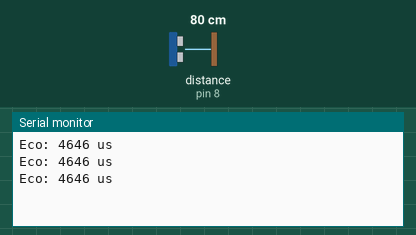
Simulated run of this sketch. Board: Arduino Uno, built with avr-gcc and run on an emulated ATmega328P. Parts: the last lines printed to the serial monitor. Wiring (inferred from the names in the program): ultrasonic range finder: trigger pin 7; echo pin 8. The inputs (shaded band) are chosen by the test bench; at power-on: distance to the obstacle (sensor on pin 8) 80 cm. The echo pulse lasts 58.3 µs per cm.

Above: at 1.3 s.
1.4 s: distance to the obstacle (sensor on pin 8) set to 2 cm
At 1.9 s:
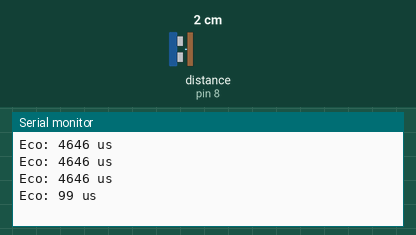
2.9 s: distance to the obstacle (sensor on pin 8) set to 4 cm
At 3.4 s:
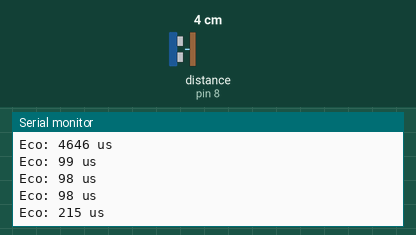
Timing chart, 0 to 5.9 s (numbered marks = the images above; inputs shaded):
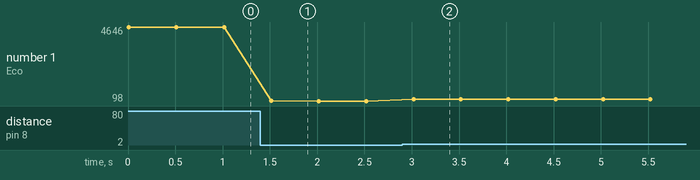

The sketch:

ultra-ejemplo.ino
```cpp
// GLOBALT Robotics · Lección 7: el eco del HC-SR04
// HC-SR04: VCC a 5 V, TRIG en D7, ECHO en D8, GND a GND.

const int TRIG = 7;
const int ECO = 8;

void setup() {
  Serial.begin(9600);
  pinMode(TRIG, OUTPUT);
  pinMode(ECO, INPUT);
  digitalWrite(TRIG, LOW);
}

void loop() {
  // 1. Pulso de disparo: 10 microsegundos en HIGH.
  digitalWrite(TRIG, HIGH);
  delayMicroseconds(10);
  digitalWrite(TRIG, LOW);

  // 2. Práctica: cuánto tiempo pasa ECHO en HIGH (en microsegundos).
  unsigned long duracion = pulseIn(ECO, HIGH);
  Serial.print("Eco: ");
  Serial.print(duracion);
  Serial.println(" us");
  delay(500);
}
```

Measured:
- after the input at 1.4 s, the serial monitor: prints a new line after 0.12 s (image 1)
- after the input at 2.9 s, the serial monitor: prints a new line after 0.12 s (image 2)
- plotted number 1: 4646 → 98 after the input at 1.4 s, 98 → 215 after the input at 2.9 s
